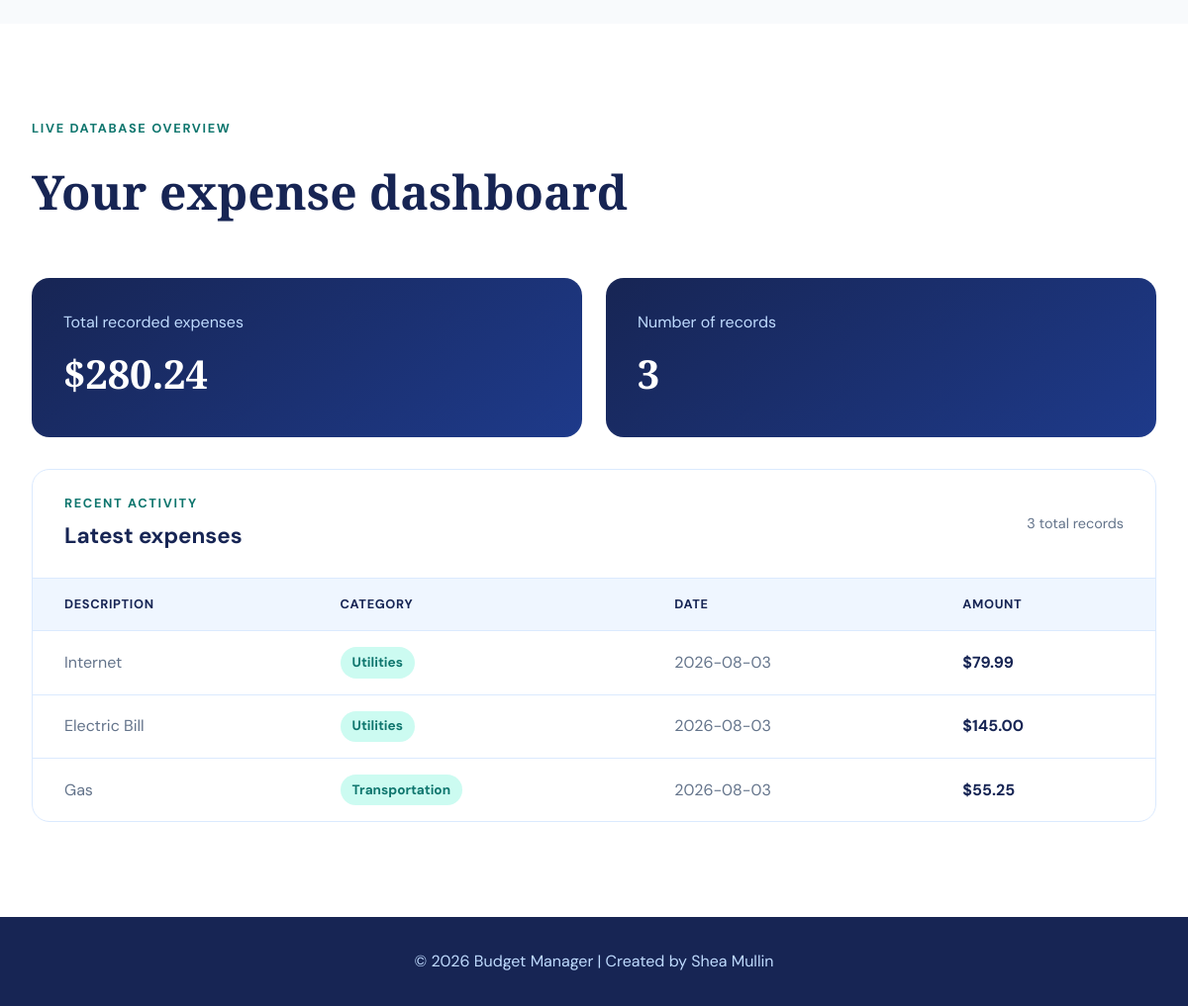
Before: / (lower part) with the older database file.
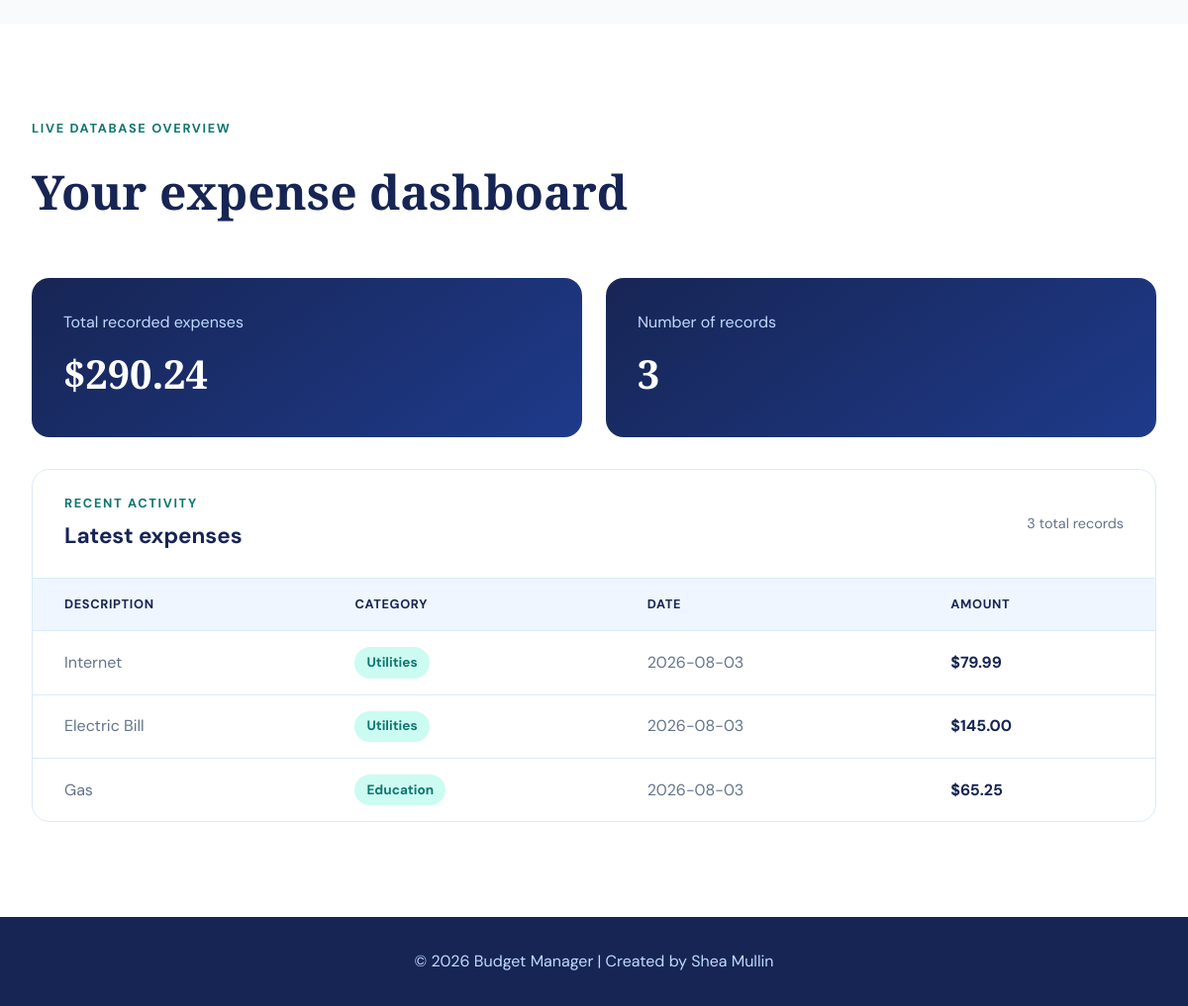
After: the same page with the newer database file.
### tables this page shows
CREATE TABLE expenses (
    expense_id INTEGER PRIMARY KEY AUTOINCREMENT,
    user_id INTEGER NOT NULL,
    description TEXT NOT NULL,
    amount REAL NOT NULL,
    category TEXT NOT NULL,
    expense_date TEXT NOT NULL,
    FOREIGN KEY (user_id) REFERENCES users(user_id)
);

### server.py (the view)
@app.route("/", methods=["GET"])
def home():
    connection = sqlite3.connect("budget_manager.db")
    connection.row_factory = sqlite3.Row
    cursor = connection.cursor()
    cursor.execute("""
        SELECT *
        FROM expenses
        ORDER BY expense_date DESC, expense_id DESC
    """)
    expenses = cursor.fetchall()
    connection.close()
    total_expenses = sum(expense["amount"] for expense in expenses)
    expense_count = len(expenses)
    recent_expenses = expenses[:5]
    return render_template(
        "home.html",
        total_expenses=total_expenses,
        expense_count=expense_count,
        recent_expenses=recent_expenses
    )

### templates/home.html (shortened to what this page needs)
{% extends "base.html" %}
{% block content %}
<section class="technology-section">
</section>
<section class="dashboard-section">
    <div class="section-heading">
        <p class="eyebrow">Live database overview</p>
        <h2>Your expense dashboard</h2>
    </div>
    <div class="summary-grid">
        <article class="summary-card">
            <p>Total recorded expenses</p>
            <h3>${{ "%.2f"|format(total_expenses) }}</h3>
        </article>
        <article class="summary-card">
            <p>Number of records</p>
            <h3>{{ expense_count }}</h3>
        </article>
    </div>
    <div class="expense-table-container">
        <div class="table-heading">
            <div>
                <p class="eyebrow">Recent activity</p>
                <h3>Latest expenses</h3>
            </div>
            <span>{{ expense_count }} total records</span>
        </div>
        {% if recent_expenses %}
            <div class="table-wrapper">
                <table class="expense-table">
                    <thead>
                        <tr>
                            <th>Description</th>
                            <th>Category</th>
                            <th>Date</th>
                            <th>Amount</th>
                        </tr>
                    </thead>
                    <tbody>
                        {% for expense in recent_expenses %}
                            <tr>
                                <td>{{ expense["description"] }}</td>
                                <td>
                                    <span class="category-badge">
                                        {{ expense["category"] }}
                                    </span>
                                </td>
                                <td>{{ expense["expense_date"] }}</td>
                                <td class="amount">
                                    ${{ "%.2f"|format(expense["amount"]) }}
                                </td>
                            </tr>
                        {% endfor %}
                    </tbody>
                </table>
            </div>
        {% else %}
            <div class="empty-state">
                <h3>No expenses found</h3>
                <p>Add expense records to begin building your dashboard.</p>
            </div>
        {% endif %}
    </div>
</section>
{% endblock %}

Changed rows visible on the page:
changed expenses "Gas": category "Transportation" → "Education"; amount "55.25" → "65.25"
Other visible differences:
{{ "%.2f"|format(total_expenses) }}: "280.24" → "290.24"
